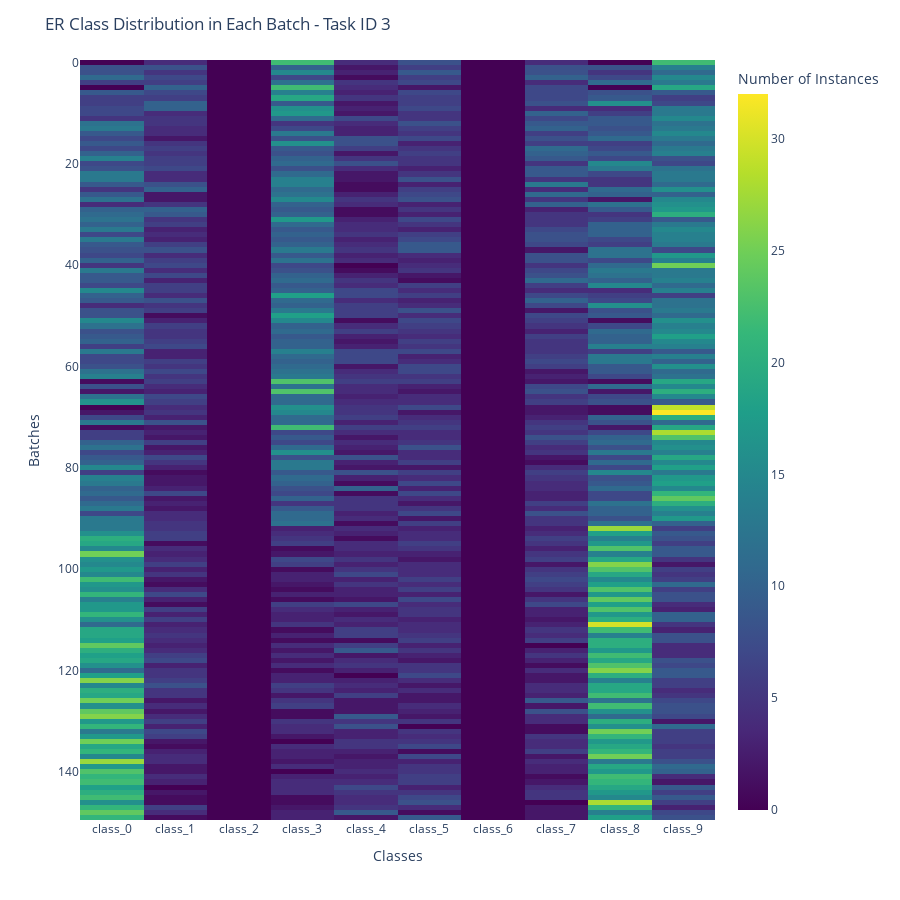

Source (notebook cell):
### Code cell
import numpy as np
import plotly.express as px

task_id = 3

df = pd.read_csv("../_0.4_batch_size_32_buffer_size_128_num_tasks_5_hidden_size_64_eval_window_size_128_continual_evaluations_5_delay_label_100_start_delay_size_0_number_delayed_batches_1/train_batches_y_ExperienceReplay.log", 
                 names=["task_id", "class_0", "class_1", "class_2", "class_3", "class_4", "class_5", "class_6", 
                            "class_7", "class_8", "class_9"])


df_plot = df.loc[df.task_id == task_id].reset_index(drop=True).copy()
# df_plot = pd.concat([df_plot[:10], df_plot[80:90], df_plot[115:125]], ignore_index=True)
df_plot.drop(columns=["task_id"], inplace=True)

# Criação do heatmap interativo (classe no eixo Y, batch no eixo X)
fig = px.imshow(
    df_plot,
    labels=dict(x="Classes", y="Batches", color="Number of Instances"),
    # x=[f"Batch {i}" for i in range(1, num_batches+1)],
    # y=[f"Classe {i}" for i in range(num_classes)],
    aspect="auto",
    color_continuous_scale="Viridis",
    origin="upper",  # garante que Classe 0 fique em cima
    # text_auto=True
)

fig.update_layout(
    title="ER Class Distribution in Each Batch - Task ID {}".format(task_id),
    xaxis_title="Classes",
    yaxis_title="Batches",
    height=900,
)

fig.show()

### Figure 1 — Plotly figure (JSON) as saved in the notebook; plotly's stock layout.template omitted (floating-point values rounded to 4 significant figures; data arrays with more than 128 entries replaced by an {"elided": "..."} marker saying what was removed)
{"data": [{"coloraxis": "coloraxis", "hovertemplate": "Classes: %{x}<br>Batches: %{y}<br>Number of Instances: %{z}<extra></extra>", "name": "0", "type": "heatmap", "x": ["class_0", "class_1", "class_2", "class_3", "class_4", "class_5", "class_6", "class_7", "class_8", "class_9"], "xaxis": "x", "y": {"elided": "150 int values"}, "yaxis": "y", "z": {"elided": "150x10 int values"}}], "layout": {"coloraxis": {"colorbar": {"title": {"text": "Number of Instances"}}, "colorscale": [[0, "#440154"], [0.1111, "#482878"], [0.2222, "#3e4989"], [0.3333, "#31688e"], [0.4444, "#26828e"], [0.5556, "#1f9e89"], [0.6667, "#35b779"], [0.7778, "#6ece58"], [0.8889, "#b5de2b"], [1, "#fde725"]]}, "height": 900, "margin": {"t": 60}, "title": {"text": "ER Class Distribution in Each Batch - Task ID 3"}, "xaxis": {"anchor": "y", "domain": [0, 1], "title": {"text": "Classes"}}, "yaxis": {"anchor": "x", "autorange": "reversed", "domain": [0, 1], "title": {"text": "Batches"}}}}
